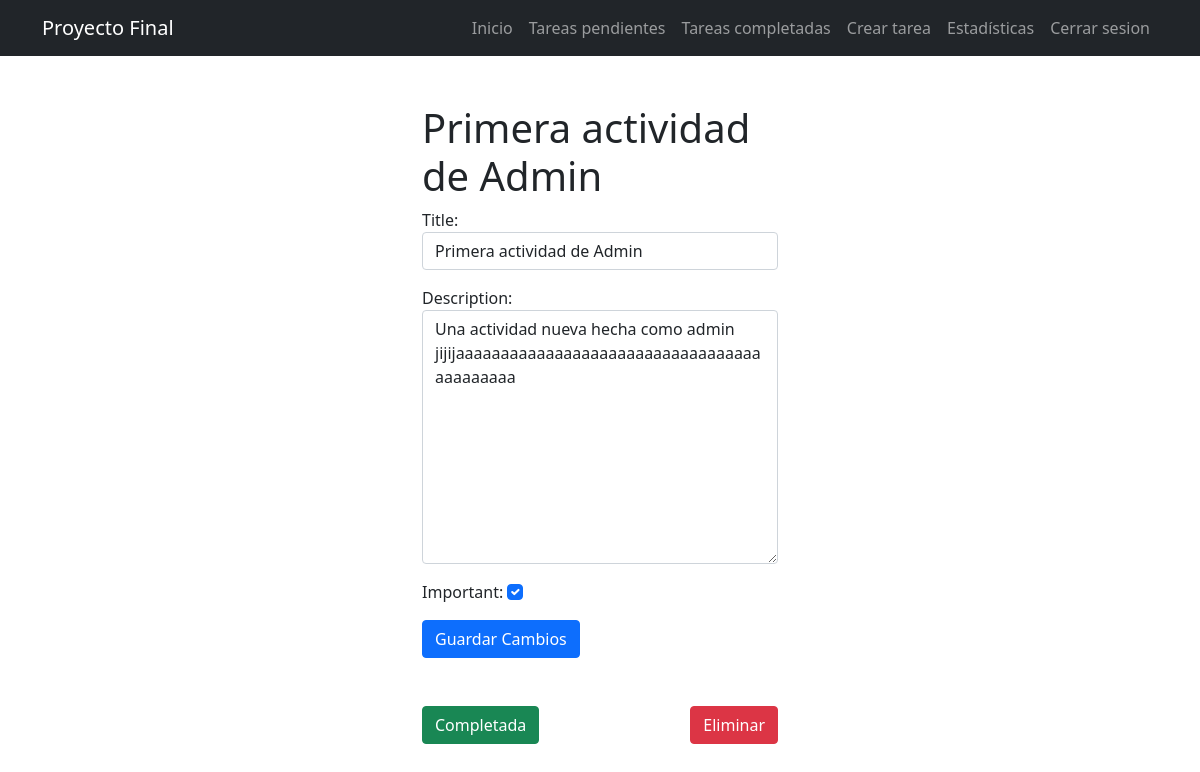
/tasks/1/ (signed in), run on the app's committed database.
### tasks/models.py (models this page shows, shortened)
class Task(models.Model):
    title = models.CharField(max_length=200)
    description = models.TextField(blank=True)
    completed = models.BooleanField(default=False)
    created_at = models.DateTimeField(auto_now_add=True)
    datecompleted = models.DateTimeField(null=True, blank=True)
    important = models.BooleanField(default=False)
    user = models.ForeignKey(User, on_delete=models.CASCADE)

### tasks/views.py (the view, shortened to what this page needs)
# urls.py: path('tasks/<int:task_id>/', views.task_detail, name='task_detail'),
@login_required
def task_detail(request, task_id):
    if request.method == 'GET':
        task = get_object_or_404(Task, pk=task_id, user=request.user)
        form = TaskForm(instance=task)
        return render(request, 'task_detail.html', {'task': task, 'form': form})

### tasks/forms.py
class TaskForm(forms.ModelForm):
    class Meta:
        model = Task
        fields = ['title', 'description', 'important']
        widgets = {
            'title': forms.TextInput(attrs={'class': 'form-control', 'placeholder': 'Titulo'}),
            'description': forms.Textarea(attrs={'class': 'form-control', 'placeholder': 'Descripcion'}),
            'important': forms.CheckboxInput(attrs={'class': 'form-check-input'}),
        }

### tasks/templates/task_detail.html (shortened to what this page needs)
{% extends "base.html" %}
{% block content %}
<main class="container">
    <div class="row">
        <div class="col-md-4 offset-md-4 mt-5">
            <h1>{{task.title}}</h1>
                <form method="POST">
                    {{ form.as_p }}
                    <button type="submit" class="btn btn-primary">Guardar Cambios</button>
                </form>
                <div class="d-flex justify-content-between mt-5">
                <form action="{% url 'complete_task' task.id %}" method="POST">
                    <button class="btn btn-success">Completada</button>
                </form>
                <form action="{% url 'delete_task' task.id %}" method="POST">
                    <button class="btn btn-danger">Eliminar</button>
                </form>
            </div>
        </div>
    </div>
</main>
{% endblock %}

### data on the page
Task: title "Primera actividad de Admin", description "Una actividad nueva hecha como admin jijijaaaaaaaaaaaaaaaaaaaaaaaaaaaaaaaaaaaaaaaaaaa", important "☑"
